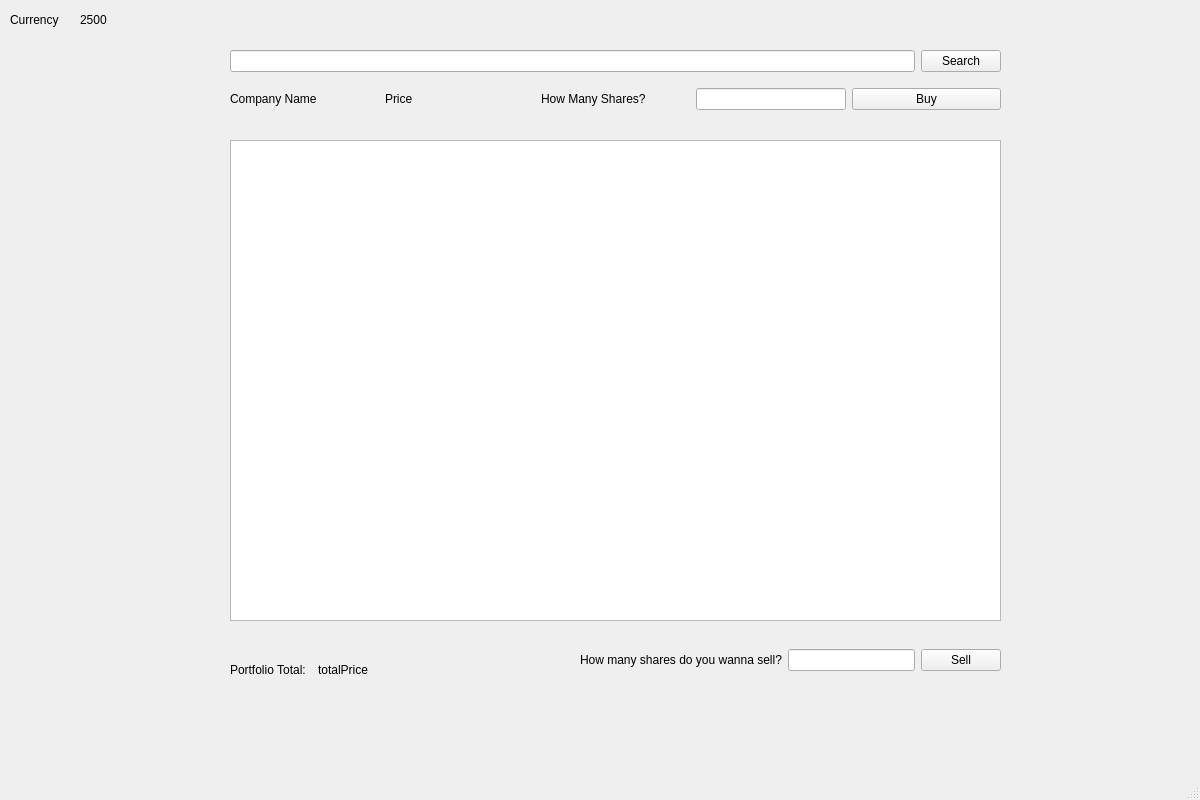
<?xml version="1.0" encoding="UTF-8"?>
<ui version="4.0">
 <class>MainWindow</class>
 <widget class="QMainWindow" name="MainWindow">
  <property name="geometry">
   <rect>
    <x>0</x>
    <y>0</y>
    <width>1200</width>
    <height>800</height>
   </rect>
  </property>
  <property name="windowTitle">
   <string>MainWindow</string>
  </property>
  <widget class="QWidget" name="centralwidget">
   <widget class="QWidget" name="horizontalLayoutWidget">
    <property name="geometry">
     <rect>
      <x>580</x>
      <y>620</y>
      <width>421</width>
      <height>80</height>
     </rect>
    </property>
    <layout class="QHBoxLayout" name="horizontalLayout_4">
     <item>
      <widget class="QLabel" name="label">
       <property name="text">
        <string>How many shares do you wanna sell?</string>
       </property>
      </widget>
     </item>
     <item>
      <widget class="QLineEdit" name="sharesToSell"/>
     </item>
     <item>
      <widget class="QPushButton" name="sellButton">
       <property name="text">
        <string>Sell</string>
       </property>
      </widget>
     </item>
    </layout>
   </widget>
   <widget class="QWidget" name="verticalLayoutWidget">
    <property name="geometry">
     <rect>
      <x>230</x>
      <y>40</y>
      <width>771</width>
      <height>80</height>
     </rect>
    </property>
    <layout class="QVBoxLayout" name="verticalLayout">
     <item>
      <layout class="QHBoxLayout" name="horizontalLayout">
       <item>
        <widget class="QLineEdit" name="stockToFind"/>
       </item>
       <item>
        <widget class="QPushButton" name="searchButton">
         <property name="text">
          <string>Search</string>
         </property>
        </widget>
       </item>
      </layout>
     </item>
     <item>
      <layout class="QHBoxLayout" name="horizontalLayout_2">
       <item>
        <widget class="QLabel" name="company">
         <property name="text">
          <string>Company Name</string>
         </property>
        </widget>
       </item>
       <item>
        <widget class="QLabel" name="price">
         <property name="text">
          <string>Price</string>
         </property>
        </widget>
       </item>
       <item>
        <widget class="QLabel" name="label_3">
         <property name="text">
          <string>How Many Shares?</string>
         </property>
        </widget>
       </item>
       <item>
        <widget class="QLineEdit" name="numShares">
         <property name="minimumSize">
          <size>
           <width>150</width>
           <height>0</height>
          </size>
         </property>
         <property name="maximumSize">
          <size>
           <width>150</width>
           <height>16777215</height>
          </size>
         </property>
        </widget>
       </item>
       <item>
        <widget class="QPushButton" name="buyButton">
         <property name="text">
          <string>Buy</string>
         </property>
        </widget>
       </item>
      </layout>
     </item>
    </layout>
   </widget>
   <widget class="QListWidget" name="stockList">
    <property name="geometry">
     <rect>
      <x>230</x>
      <y>140</y>
      <width>771</width>
      <height>481</height>
     </rect>
    </property>
   </widget>
   <widget class="QWidget" name="horizontalLayoutWidget_3">
    <property name="geometry">
     <rect>
      <x>230</x>
      <y>630</y>
      <width>169</width>
      <height>80</height>
     </rect>
    </property>
    <layout class="QHBoxLayout" name="horizontalLayout_3">
     <item>
      <widget class="QLabel" name="label_4">
       <property name="text">
        <string>Portfolio Total:</string>
       </property>
      </widget>
     </item>
     <item>
      <widget class="QLabel" name="totalPrice">
       <property name="text">
        <string>totalPrice</string>
       </property>
      </widget>
     </item>
    </layout>
   </widget>
   <widget class="QLabel" name="label_2">
    <property name="geometry">
     <rect>
      <x>10</x>
      <y>10</y>
      <width>61</width>
      <height>20</height>
     </rect>
    </property>
    <property name="text">
     <string>Currency</string>
    </property>
   </widget>
   <widget class="QLabel" name="currentCurrency">
    <property name="geometry">
     <rect>
      <x>80</x>
      <y>10</y>
      <width>111</width>
      <height>20</height>
     </rect>
    </property>
    <property name="text">
     <string>2500</string>
    </property>
   </widget>
  </widget>
  <widget class="QStatusBar" name="statusbar"/>
 </widget>
 <resources/>
 <connections/>
</ui>
